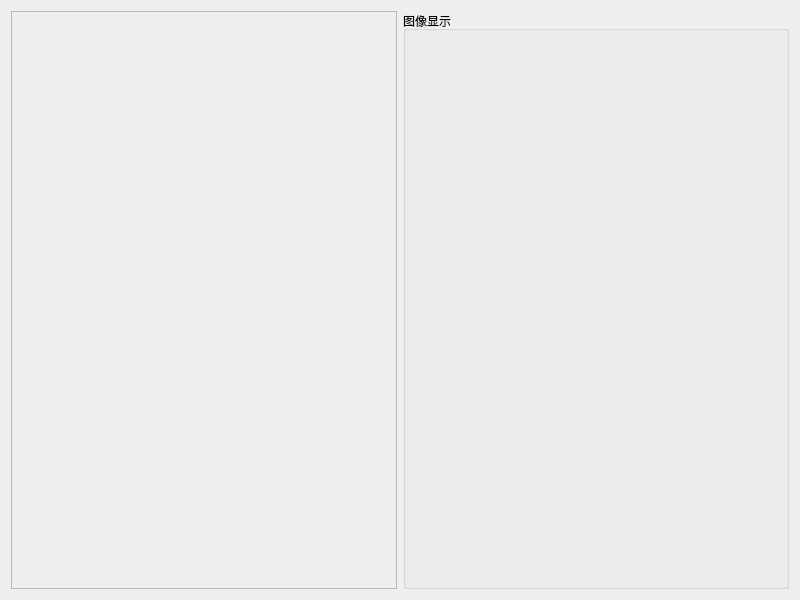
<?xml version="1.0" encoding="UTF-8"?>
<ui version="4.0">
 <class>Widget</class>
 <widget class="QWidget" name="Widget">
  <property name="geometry">
   <rect>
    <x>0</x>
    <y>0</y>
    <width>800</width>
    <height>600</height>
   </rect>
  </property>
  <property name="windowTitle">
   <string>Widget</string>
  </property>
  <layout class="QHBoxLayout" name="horizontalLayout">
   <item>
    <widget class="QScrollArea" name="scrollArea_operationAction">
     <property name="sizePolicy">
      <sizepolicy hsizetype="Minimum" vsizetype="Expanding">
       <horstretch>0</horstretch>
       <verstretch>0</verstretch>
      </sizepolicy>
     </property>
     <property name="minimumSize">
      <size>
       <width>125</width>
       <height>0</height>
      </size>
     </property>
     <property name="widgetResizable">
      <bool>true</bool>
     </property>
     <widget class="QWidget" name="scrollAreaWidgetContents">
      <property name="geometry">
       <rect>
        <x>0</x>
        <y>0</y>
        <width>386</width>
        <height>580</height>
       </rect>
      </property>
     </widget>
    </widget>
   </item>
   <item>
    <widget class="QGroupBox" name="groupBox_ImageView">
     <property name="title">
      <string>图像显示</string>
     </property>
    </widget>
   </item>
  </layout>
 </widget>
 <resources/>
 <connections/>
</ui>
